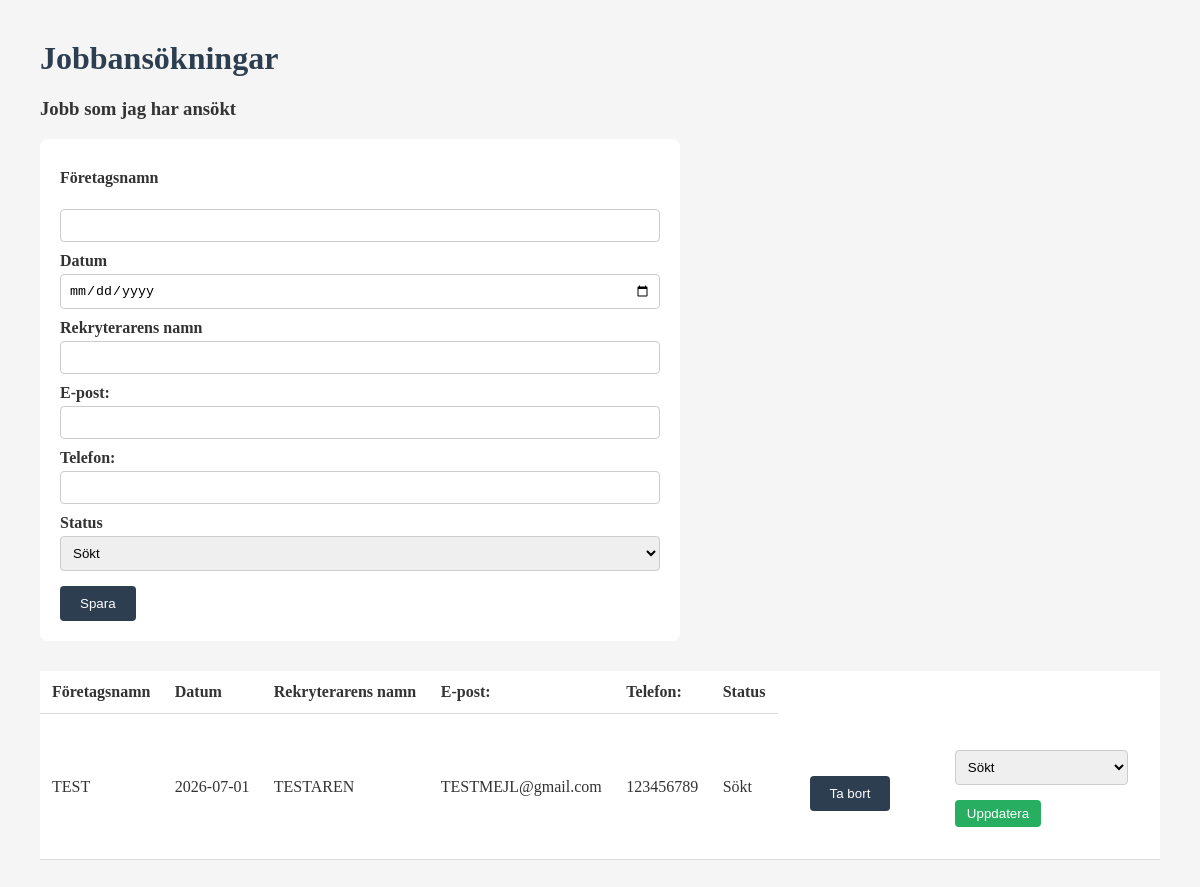
Before: / with the older database file.
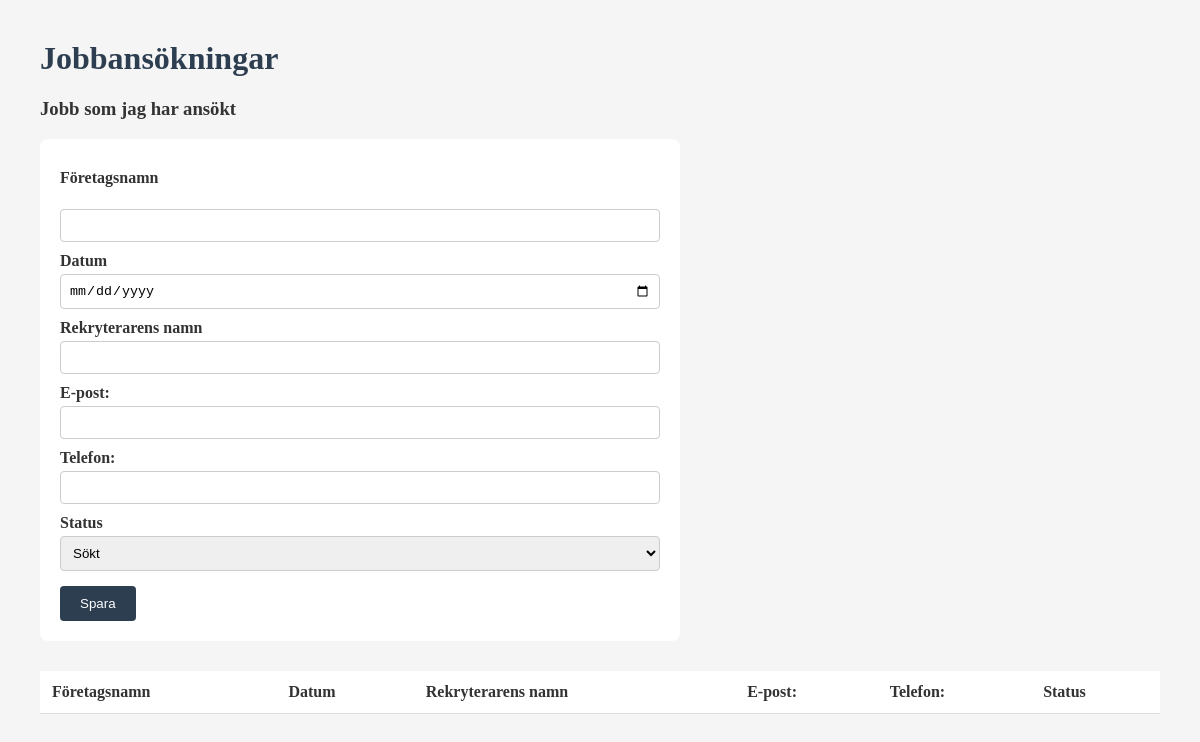
After: the same page with the newer database file.
### tables this page shows
CREATE TABLE JOB (
        id INTEGER PRIMARY KEY,
        company TEXT NOT NULL,
        date_applied DATE NOT NULL,
        recruiter_name TEXT NOT NULL,
        recruiter_email TEXT NOT NULL UNIQUE,
        recruiter_phone TEXT NOT NULL UNIQUE,
        status TEXT NOT NULL UNIQUE
        );

### app.py (the view)
@app.route("/")
def home():
    with sqlite3.connect(DB_PATH) as conn:
        cursor3 = conn.cursor()
        data = cursor3.execute("SELECT * FROM JOB").fetchall()
    return render_template("index.html", jobs=data)

### templates/index.html (shortened to what this page needs)
<!DOCTYPE html>
<html lang="sv">
<head>
    <link rel="stylesheet" href="{{url_for('static', filename='style.css')}}">
</head>
<body>
    <h1>Jobbansökningar</h1>
    <h3>Jobb som jag har ansökt</h3>
    <form action="/add" method="POST">
        <label for="company">Företagsnamn</label><br>
        <input type="text" id="company" name="company" required>
        <label for="date">Datum</label>
        <input type="date" id="date" name="date" required>
        <label for="recruite_name">Rekryterarens namn</label>
        <input type="text" id="recruite_name" name="recruite_name" required>
        <label for="email">E-post:</label>
        <input type="email" id="email" name="email" required>
        <label for="phone">Telefon:</label>
        <input type="tel" id="phone" name="phone" required>
        <label for="status">Status</label>
        <select name="status" id="status">
            <option value="Sökt">Sökt</option>
        </select>
        <button type="submit">Spara</button>
    </form>
    <table>
        <thead>
            <tr>
                <th>Företagsnamn</th>
                <th>Datum</th>
                <th>Rekryterarens namn</th>
                <th>E-post:</th>
                <th>Telefon:</th>
                <th>Status</th>
            </tr>
        </thead>
        <tbody>
            {% for job in jobs%}
            <tr>
                <td>
                    {{job[1]}}
                </td>
                <td>
                    {{job[2]}}
                </td>
                <td>
                    {{job[3]}}
                </td>
                <td>
                    {{job[4]}}
                </td>
                <td>
                    {{job[5]}}
                </td>
                <td>
                    {{job[6]}}
                </td>
                <td>
                    <form action="/delete/{{job[0]}}" method="POST">
                        <button type="submit" class="delete-btn">Ta bort</button>
                    </form>
                </td>
                <td>
                    <form action="/update/{{job[0]}}" method="POST">
                        <select name="status" id="status">
                            <option value="Sökt" {% if job[6]=='Sökt' %} selected{% endif %}>Sökt</option>
                        </select>
                        <button type="submit" class="update-btn">Uppdatera</button>
                    </form>
                </td>
            </tr>
            {% endfor %}
        </tbody>
    </table>
</body>
</html>

### static/style.css (style rules this page uses)
body { font-family:'Times New Roman', Times, serif; background-color:#f5f5f5; margin: 40px; color: #333; }
h1 { color: #2c3e50; }
table { width: 100%; border-collapse: collapse; background-color: white; margin-top: 30px; }
th, td { padding: 12px; text-align: left; border-bottom: 1px solid #ddd; }
form { background-color: white; padding: 20px; border-radius: 8px; max-width: 600px; }
label { display: block; margin-top: 10px; font-weight: bold; }
input, select { width: 100%; padding: 8px; margin-top: 4px; border: 1px solid #ccc; border-radius: 4px; box-sizing: border-box; }
button { margin-top: 15px; padding: 10px 20px; background-color: #2c3e50; color: white; border: none; border-radius: 4px; cursor: pointer; }

Changed rows visible on the page:
removed JOB: company "TEST", date_applied "2026-07-01", recruiter_name "TESTAREN", recruiter_email "TESTMEJL@gmail.com", recruiter_phone "123456789", status "Sökt"
